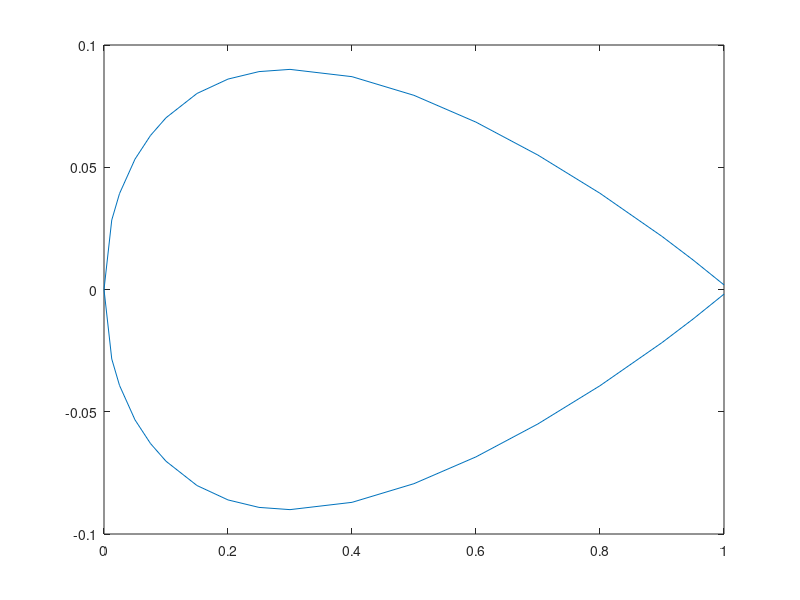

Recreate this plot in MATLAB.
coords = [1.0000     0.00189;
0.9500     0.01210;
0.9000     0.02172;
0.8000     0.03935;
0.7000     0.05496;
0.6000     0.06845;
0.5000     0.07941;
0.4000     0.08705;
0.3000     0.09003;
0.2500     0.08912;
0.2000     0.08606;
0.1500     0.08018;
0.1000     0.07024;
0.0750     0.06300;
0.0500     0.05332;
0.0250     0.03922;
0.0125     0.02841;
0.0000     0.00000;
0.0125     -0.02841;
0.0250     -0.03922;
0.0500     -0.05332;
0.0750     -0.06300;
0.1000     -0.07024;
0.1500     -0.08018;
0.2000     -0.08606;
0.2500     -0.08912;
0.3000     -0.09003;
0.4000     -0.08705;
0.5000     -0.07941;
0.6000     -0.06845;
0.7000     -0.05496;
0.8000     -0.03935;
0.9000     -0.02172;
0.9500     -0.01210;
1.0000     -0.00189];

figure(1); clf(1);
plot(coords(:, 1), coords(:, 2));